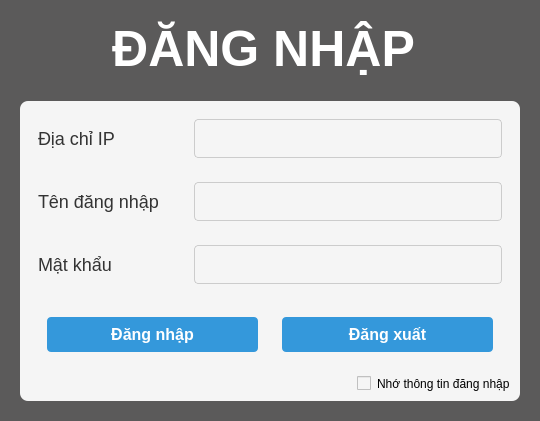
               <widget class="QWidget" name="page_login">
                <property name="styleSheet">
                 <string notr="true">background:rgb(91,90,90);</string>
                </property>
                <layout class="QVBoxLayout" name="verticalLayout_18">
                 <item>
                  <widget class="QWidget" name="wget_title_home" native="true">
                   <property name="maximumSize">
                    <size>
                     <width>16777215</width>
                     <height>80</height>
                    </size>
                   </property>
                   <layout class="QHBoxLayout" name="horizontalLayout_36">
                    <item>
                     <widget class="QLabel" name="label">
                      <property name="font">
                       <font>
                        <pointsize>-1</pointsize>
                        <weight>50</weight>
                        <italic>false</italic>
                        <bold>false</bold>
                       </font>
                      </property>
                      <property name="styleSheet">
                       <string notr="true">
QLabel {
    font-size: 50px;
    font-weight: bold;
    color: #333333;
color:rgb(255,255,255);
font:  &quot;Times New Roman&quot;;
}</string>
                      </property>
                      <property name="text">
                       <string>ĐĂNG NHẬP </string>
                      </property>
                      <property name="alignment">
                       <set>Qt::AlignCenter</set>
                      </property>
                     </widget>
                    </item>
                   </layout>
                  </widget>
                 </item>
                 <item>
                  <widget class="QWidget" name="wget_login" native="true">
                   <layout class="QGridLayout" name="gridLayout">
                    <item row="0" column="0" alignment="Qt::AlignHCenter|Qt::AlignVCenter">
                     <widget class="QWidget" name="widget_5" native="true">
                      <property name="minimumSize">
                       <size>
                        <width>500</width>
                        <height>300</height>
                       </size>
                      </property>
                      <property name="maximumSize">
                       <size>
                        <width>500</width>
                        <height>16777215</height>
                       </size>
                      </property>
                      <property name="styleSheet">
                       <string notr="true">QWidget {
        background-color: #f5f5f5;
	border-radius: 8px;

    }

    QLabel {
        font-size: 18px;
        color: #333333;
    }

    QLineEdit {
        padding: 8px;
        font-size: 16px;
        border: 1px solid #cccccc;
        border-radius: 4px;
    }

    QPushButton {
        padding: 8px 16px;
        font-size: 16px;
        font-weight: bold;
        color: #ffffff;
        background-color: #3498db;
        border: none;
        border-radius: 4px;
    }

    QPushButton:hover {
        background-color: #1e87c7;
    }

    QPushButton:pressed {
        background-color: #136793;
    }</string>
                      </property>
                      <layout class="QVBoxLayout" name="verticalLayout_19">
                       <item>
                        <widget class="QWidget" name="widget_12" native="true">
                         <layout class="QHBoxLayout" name="horizontalLayout_31">
                          <item>
                           <widget class="QLabel" name="label_39">
                            <property name="minimumSize">
                             <size>
                              <width>150</width>
                              <height>0</height>
                             </size>
                            </property>
                            <property name="maximumSize">
                             <size>
                              <width>150</width>
                              <height>16777215</height>
                             </size>
                            </property>
                            <property name="text">
                             <string>Địa chỉ IP</string>
                            </property>
                           </widget>
                          </item>
                          <item>
                           <widget class="QLineEdit" name="bt_ip"/>
                          </item>
                         </layout>
                        </widget>
                       </item>
                       <item>
                        <widget class="QWidget" name="widget_6" native="true">
                         <layout class="QHBoxLayout" name="horizontalLayout_38">
                          <item>
                           <widget class="QLabel" name="label_35">
                            <property name="minimumSize">
                             <size>
                              <width>150</width>
                              <height>0</height>
                             </size>
                            </property>
                            <property name="maximumSize">
                             <size>
                              <width>150</width>
                              <height>16777215</height>
                             </size>
                            </property>
                            <property name="text">
                             <string>Tên đăng nhập</string>
                            </property>
                           </widget>
                          </item>
                          <item>
                           <widget class="QLineEdit" name="bt_username"/>
                          </item>
                         </layout>
                        </widget>
                       </item>
                       <item>
                        <widget class="QWidget" name="widget_11" native="true">
                         <layout class="QHBoxLayout" name="horizontalLayout_19">
                          <item>
                           <widget class="QLabel" name="label_37">
                            <property name="minimumSize">
                             <size>
                              <width>150</width>
                              <height>0</height>
                             </size>
                            </property>
                            <property name="maximumSize">
                             <size>
                              <width>150</width>
                              <height>16777215</height>
                             </size>
                            </property>
                            <property name="text">
                             <string>Mật khẩu</string>
                            </property>
                           </widget>
                          </item>
                          <item>
                           <widget class="QLineEdit" name="bt_password"/>
                          </item>
                         </layout>
                        </widget>
                       </item>
                       <item>
                        <widget class="QWidget" name="widget_13" native="true">
                         <layout class="QHBoxLayout" name="horizontalLayout_42">
                          <item>
                           <widget class="QWidget" name="wg_login" native="true">
                            <layout class="QHBoxLayout" name="horizontalLayout_25">
                             <item>
                              <widget class="QPushButton" name="bt_login">
                               <property name="text">
                                <string>Đăng nhập</string>
                               </property>
                              </widget>
                             </item>
                            </layout>
                           </widget>
                          </item>
                          <item>
                           <widget class="QWidget" name="wg_logout" native="true">
                            <layout class="QHBoxLayout" name="horizontalLayout_24">
                             <item>
                              <widget class="QPushButton" name="bt_logout">
                               <property name="text">
                                <string>Đăng xuất</string>
                               </property>
                              </widget>
                             </item>
                            </layout>
                           </widget>
                          </item>
                         </layout>
                        </widget>
                       </item>
                       <item>
                        <widget class="QFrame" name="frame_12">
                         <property name="frameShape">
                          <enum>QFrame::NoFrame</enum>
                         </property>
                         <property name="frameShadow">
                          <enum>QFrame::Plain</enum>
                         </property>
                         <layout class="QHBoxLayout" name="horizontalLayout_10">
                          <property name="spacing">
                           <number>0</number>
                          </property>
                          <property name="leftMargin">
                           <number>0</number>
                          </property>
                          <property name="topMargin">
                           <number>0</number>
                          </property>
                          <property name="rightMargin">
                           <number>0</number>
                          </property>
                          <property name="bottomMargin">
                           <number>0</number>
                          </property>
                          <item alignment="Qt::AlignRight">
                           <widget class="QCheckBox" name="cb_remember_login">
                            <property name="text">
                             <string>Nhớ thông tin đăng nhập</string>
                            </property>
                           </widget>
                          </item>
                         </layout>
                        </widget>
                       </item>
                      </layout>
                     </widget>
                    </item>
                   </layout>
                  </widget>
                 </item>
                </layout>
               </widget>
